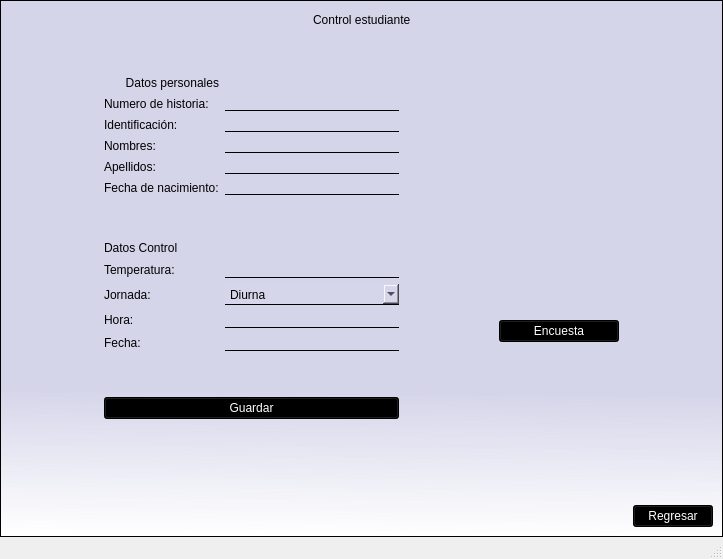
<?xml version="1.0" encoding="UTF-8"?>
<ui version="4.0">
 <class>MainWindow</class>
 <widget class="QMainWindow" name="MainWindow">
  <property name="geometry">
   <rect>
    <x>0</x>
    <y>0</y>
    <width>723</width>
    <height>559</height>
   </rect>
  </property>
  <property name="windowTitle">
   <string>MainWindow</string>
  </property>
  <widget class="QWidget" name="centralwidget">
   <layout class="QVBoxLayout" name="verticalLayout_2">
    <property name="spacing">
     <number>0</number>
    </property>
    <property name="leftMargin">
     <number>0</number>
    </property>
    <property name="topMargin">
     <number>0</number>
    </property>
    <property name="rightMargin">
     <number>0</number>
    </property>
    <property name="bottomMargin">
     <number>0</number>
    </property>
    <item>
     <widget class="QFrame" name="frame">
      <property name="styleSheet">
       <string notr="true">background-color: qlineargradient(spread:pad, x1:0.522, y1:0.516909, x2:0.517, y2:1, stop:0.448864 rgba(65, 63, 205, 37), stop:1 rgba(255, 255, 255, 255));</string>
      </property>
      <property name="frameShape">
       <enum>QFrame::StyledPanel</enum>
      </property>
      <property name="frameShadow">
       <enum>QFrame::Raised</enum>
      </property>
      <layout class="QVBoxLayout" name="verticalLayout_4">
       <item>
        <layout class="QHBoxLayout" name="horizontalLayout_5">
         <item>
          <spacer name="horizontalSpacer_2">
           <property name="orientation">
            <enum>Qt::Horizontal</enum>
           </property>
           <property name="sizeHint" stdset="0">
            <size>
             <width>40</width>
             <height>20</height>
            </size>
           </property>
          </spacer>
         </item>
         <item>
          <widget class="QLabel" name="label">
           <property name="styleSheet">
            <string notr="true">font: 87 18pt &quot;Arial Black&quot;;
color: rgb(0,0,0);
background-color: rgba(0, 0, 0,0%);


</string>
           </property>
           <property name="text">
            <string>Control estudiante</string>
           </property>
          </widget>
         </item>
         <item>
          <spacer name="horizontalSpacer_3">
           <property name="orientation">
            <enum>Qt::Horizontal</enum>
           </property>
           <property name="sizeHint" stdset="0">
            <size>
             <width>40</width>
             <height>20</height>
            </size>
           </property>
          </spacer>
         </item>
        </layout>
       </item>
       <item>
        <spacer name="verticalSpacer_2">
         <property name="orientation">
          <enum>Qt::Vertical</enum>
         </property>
         <property name="sizeHint" stdset="0">
          <size>
           <width>20</width>
           <height>40</height>
          </size>
         </property>
        </spacer>
       </item>
       <item>
        <layout class="QHBoxLayout" name="horizontalLayout_3">
         <item>
          <spacer name="horizontalSpacer">
           <property name="orientation">
            <enum>Qt::Horizontal</enum>
           </property>
           <property name="sizeHint" stdset="0">
            <size>
             <width>40</width>
             <height>20</height>
            </size>
           </property>
          </spacer>
         </item>
         <item>
          <layout class="QVBoxLayout" name="verticalLayout">
           <item>
            <layout class="QHBoxLayout" name="horizontalLayout_2">
             <item>
              <layout class="QGridLayout" name="gridLayout">
               <item row="0" column="0">
                <widget class="QLabel" name="label_6">
                 <property name="styleSheet">
                  <string notr="true">
font: 87 11pt &quot;Arial Black&quot;;
color: rgb(0,0,0);
background-color: rgba(0, 0, 0,0%);</string>
                 </property>
                 <property name="text">
                  <string>Datos personales</string>
                 </property>
                 <property name="alignment">
                  <set>Qt::AlignRight|Qt::AlignTrailing|Qt::AlignVCenter</set>
                 </property>
                </widget>
               </item>
               <item row="8" column="1">
                <widget class="QLineEdit" name="ContTempe">
                 <property name="styleSheet">
                  <string notr="true">background-color: rgba(0, 0, 0,0%);
border: none;
font: 87 11pt &quot;Arial&quot;;
border-bottom: 1px solid black;</string>
                 </property>
                </widget>
               </item>
               <item row="3" column="1">
                <widget class="QLabel" name="HisNombre">
                 <property name="styleSheet">
                  <string notr="true">background-color: rgba(0, 0, 0,0%);
border: none;
font: 87 11pt &quot;Arial&quot;;
border-bottom: 1px solid black;</string>
                 </property>
                 <property name="text">
                  <string/>
                 </property>
                </widget>
               </item>
               <item row="3" column="0">
                <widget class="QLabel" name="label_10">
                 <property name="styleSheet">
                  <string notr="true">background-color: rgba(0, 0, 0,0%);
font: 87 11pt &quot;Arial &quot;;
color: rgb(0,0,0);</string>
                 </property>
                 <property name="text">
                  <string>Nombres:</string>
                 </property>
                 <property name="alignment">
                  <set>Qt::AlignLeading|Qt::AlignLeft|Qt::AlignVCenter</set>
                 </property>
                </widget>
               </item>
               <item row="4" column="0">
                <widget class="QLabel" name="label_11">
                 <property name="styleSheet">
                  <string notr="true">
background-color: rgba(0, 0, 0,0%);
font: 87 11pt &quot;Arial &quot;;
color: rgb(0,0,0);</string>
                 </property>
                 <property name="text">
                  <string>Apellidos:</string>
                 </property>
                 <property name="alignment">
                  <set>Qt::AlignLeading|Qt::AlignLeft|Qt::AlignVCenter</set>
                 </property>
                </widget>
               </item>
               <item row="2" column="0">
                <widget class="QLabel" name="label_9">
                 <property name="styleSheet">
                  <string notr="true">background-color: rgba(0, 0, 0,0%);
font: 87 11pt &quot;Arial &quot;;
color: rgb(0,0,0);</string>
                 </property>
                 <property name="text">
                  <string>Identificación:</string>
                 </property>
                 <property name="alignment">
                  <set>Qt::AlignLeading|Qt::AlignLeft|Qt::AlignVCenter</set>
                 </property>
                </widget>
               </item>
               <item row="8" column="0">
                <widget class="QLabel" name="label_5">
                 <property name="styleSheet">
                  <string notr="true">
font: 87 11pt &quot;Arial&quot;;
color: rgb(0,0,0);
background-color: rgba(0, 0, 0,0%);</string>
                 </property>
                 <property name="text">
                  <string>Temperatura:</string>
                 </property>
                 <property name="alignment">
                  <set>Qt::AlignLeading|Qt::AlignLeft|Qt::AlignVCenter</set>
                 </property>
                </widget>
               </item>
               <item row="5" column="1">
                <widget class="QLabel" name="HisFechaNac">
                 <property name="styleSheet">
                  <string notr="true">background-color: rgba(0, 0, 0,0%);
border: none;
font: 87 11pt &quot;Arial&quot;;
border-bottom: 1px solid black;</string>
                 </property>
                 <property name="text">
                  <string/>
                 </property>
                </widget>
               </item>
               <item row="4" column="1">
                <widget class="QLabel" name="HisApellido">
                 <property name="styleSheet">
                  <string notr="true">background-color: rgba(0, 0, 0,0%);
border: none;
font: 87 11pt &quot;Arial&quot;;
border-bottom: 1px solid black;
</string>
                 </property>
                 <property name="text">
                  <string/>
                 </property>
                </widget>
               </item>
               <item row="5" column="0">
                <widget class="QLabel" name="label_8">
                 <property name="styleSheet">
                  <string notr="true">background-color: rgba(0, 0, 0,0%);
font: 87 11pt &quot;Arial &quot;;
color: rgb(0,0,0);</string>
                 </property>
                 <property name="text">
                  <string>Fecha de nacimiento:</string>
                 </property>
                 <property name="alignment">
                  <set>Qt::AlignLeading|Qt::AlignLeft|Qt::AlignVCenter</set>
                 </property>
                </widget>
               </item>
               <item row="1" column="1">
                <widget class="QLabel" name="HisNumHis">
                 <property name="styleSheet">
                  <string notr="true">background-color: rgba(0, 0, 0,0%);
border: none;
font: 87 11pt &quot;Arial&quot;;
border-bottom: 1px solid black;</string>
                 </property>
                 <property name="text">
                  <string/>
                 </property>
                </widget>
               </item>
               <item row="2" column="1">
                <widget class="QLabel" name="HisIdenti">
                 <property name="styleSheet">
                  <string notr="true">background-color: rgba(0, 0, 0,0%);
border: none;
font: 87 11pt &quot;Arial&quot;;
border-bottom: 1px solid black;
</string>
                 </property>
                 <property name="text">
                  <string/>
                 </property>
                </widget>
               </item>
               <item row="1" column="0">
                <widget class="QLabel" name="label_7">
                 <property name="styleSheet">
                  <string notr="true">font: 87 11pt &quot;Arial &quot;;
color: rgb(0,0,0);
background-color: rgba(0, 0, 0,0%);</string>
                 </property>
                 <property name="text">
                  <string>Numero de historia:</string>
                 </property>
                 <property name="alignment">
                  <set>Qt::AlignLeading|Qt::AlignLeft|Qt::AlignVCenter</set>
                 </property>
                </widget>
               </item>
               <item row="10" column="1">
                <widget class="QLineEdit" name="ContHora">
                 <property name="styleSheet">
                  <string notr="true">background-color: rgba(0, 0, 0,0%);
border: none;
font: 87 11pt &quot;Arial&quot;;
border-bottom: 1px solid black;</string>
                 </property>
                </widget>
               </item>
               <item row="9" column="1">
                <widget class="QComboBox" name="ContComJorn">
                 <property name="minimumSize">
                  <size>
                   <width>174</width>
                   <height>21</height>
                  </size>
                 </property>
                 <property name="styleSheet">
                  <string notr="true">background-color: rgb(214, 214, 235);
border: none;
font: 87 11pt &quot;Arial&quot;;
border-bottom: 1px solid black;
</string>
                 </property>
                 <item>
                  <property name="text">
                   <string>Diurna</string>
                  </property>
                 </item>
                 <item>
                  <property name="text">
                   <string>Nocturna</string>
                  </property>
                 </item>
                </widget>
               </item>
               <item row="9" column="0">
                <widget class="QLabel" name="label_4">
                 <property name="styleSheet">
                  <string notr="true">
font: 87 11pt &quot;Arial &quot;;
color: rgb(0,0,0);
background-color: rgba(0, 0, 0,0%);</string>
                 </property>
                 <property name="text">
                  <string>Jornada:</string>
                 </property>
                 <property name="alignment">
                  <set>Qt::AlignLeading|Qt::AlignLeft|Qt::AlignVCenter</set>
                 </property>
                </widget>
               </item>
               <item row="7" column="0">
                <widget class="QLabel" name="label_13">
                 <property name="styleSheet">
                  <string notr="true">
font: 87 11pt &quot;Arial Black&quot;;
color: rgb(0,0,0);
background-color: rgba(0, 0, 0,0%);</string>
                 </property>
                 <property name="text">
                  <string>Datos Control</string>
                 </property>
                 <property name="alignment">
                  <set>Qt::AlignLeading|Qt::AlignLeft|Qt::AlignVCenter</set>
                 </property>
                </widget>
               </item>
               <item row="11" column="0">
                <widget class="QLabel" name="label_12">
                 <property name="styleSheet">
                  <string notr="true">
font: 87 11pt &quot;Arial&quot;;
color: rgb(0,0,0);
background-color: rgba(0, 0, 0,0%);</string>
                 </property>
                 <property name="text">
                  <string>Fecha:</string>
                 </property>
                 <property name="alignment">
                  <set>Qt::AlignLeading|Qt::AlignLeft|Qt::AlignVCenter</set>
                 </property>
                </widget>
               </item>
               <item row="10" column="0">
                <widget class="QLabel" name="label_3">
                 <property name="styleSheet">
                  <string notr="true">
font: 87 11pt &quot;Arial &quot;;
color: rgb(0,0,0);
background-color: rgba(0, 0, 0,0%);</string>
                 </property>
                 <property name="text">
                  <string>Hora:</string>
                 </property>
                 <property name="alignment">
                  <set>Qt::AlignLeading|Qt::AlignLeft|Qt::AlignVCenter</set>
                 </property>
                </widget>
               </item>
               <item row="11" column="1">
                <widget class="QLineEdit" name="ContFecha">
                 <property name="styleSheet">
                  <string notr="true">background-color: rgba(0, 0, 0,0%);
border: none;
font: 87 11pt &quot;Arial&quot;;
border-bottom: 1px solid black;</string>
                 </property>
                </widget>
               </item>
               <item row="6" column="0">
                <spacer name="verticalSpacer_6">
                 <property name="orientation">
                  <enum>Qt::Vertical</enum>
                 </property>
                 <property name="sizeHint" stdset="0">
                  <size>
                   <width>20</width>
                   <height>40</height>
                  </size>
                 </property>
                </spacer>
               </item>
              </layout>
             </item>
            </layout>
           </item>
           <item>
            <spacer name="verticalSpacer_5">
             <property name="orientation">
              <enum>Qt::Vertical</enum>
             </property>
             <property name="sizeHint" stdset="0">
              <size>
               <width>20</width>
               <height>40</height>
              </size>
             </property>
            </spacer>
           </item>
           <item>
            <widget class="QPushButton" name="ContBotGuardar">
             <property name="styleSheet">
              <string notr="true">QPushButton{
	
	background-color: rgb(0, 0, 0);
	font: 87 13pt &quot;Arial Black&quot;;
	color: rgb(255, 255, 255);
}

QPushButton:hover{

	background-color:#00aaff;
	font: 87 13pt &quot;Arial Black&quot;;
	color: rgb(0, 0, 0);

}</string>
             </property>
             <property name="text">
              <string>Guardar</string>
             </property>
            </widget>
           </item>
           <item>
            <spacer name="verticalSpacer">
             <property name="orientation">
              <enum>Qt::Vertical</enum>
             </property>
             <property name="sizeHint" stdset="0">
              <size>
               <width>20</width>
               <height>40</height>
              </size>
             </property>
            </spacer>
           </item>
          </layout>
         </item>
         <item>
          <spacer name="horizontalSpacer_4">
           <property name="orientation">
            <enum>Qt::Horizontal</enum>
           </property>
           <property name="sizeHint" stdset="0">
            <size>
             <width>40</width>
             <height>20</height>
            </size>
           </property>
          </spacer>
         </item>
         <item>
          <layout class="QVBoxLayout" name="verticalLayout_3">
           <item>
            <spacer name="verticalSpacer_8">
             <property name="orientation">
              <enum>Qt::Vertical</enum>
             </property>
             <property name="sizeType">
              <enum>QSizePolicy::Expanding</enum>
             </property>
             <property name="sizeHint" stdset="0">
              <size>
               <width>20</width>
               <height>40</height>
              </size>
             </property>
            </spacer>
           </item>
           <item>
            <widget class="QLabel" name="label_2">
             <property name="minimumSize">
              <size>
               <width>120</width>
               <height>120</height>
              </size>
             </property>
             <property name="styleSheet">
              <string notr="true">background-color: rgba(0, 0, 0,0%);
</string>
             </property>
             <property name="text">
              <string>&lt;html&gt;&lt;head/&gt;&lt;body&gt;&lt;p&gt;&lt;img src=&quot;:/cct/imagenes/klipartz.com (27).png&quot;/&gt;&lt;/p&gt;&lt;/body&gt;&lt;/html&gt;</string>
             </property>
             <property name="alignment">
              <set>Qt::AlignCenter</set>
             </property>
            </widget>
           </item>
           <item>
            <widget class="QPushButton" name="ContBotRegresar_2">
             <property name="styleSheet">
              <string notr="true">QPushButton{
	
	background-color: rgb(0, 0, 0);
	font: 87 13pt &quot;Arial Black&quot;;
	color: rgb(255, 255, 255);
}

QPushButton:hover{

	background-color:#00aaff;
	font: 87 13pt &quot;Arial Black&quot;;
	color: rgb(0, 0, 0);

}</string>
             </property>
             <property name="text">
              <string>Encuesta</string>
             </property>
            </widget>
           </item>
           <item>
            <spacer name="verticalSpacer_4">
             <property name="orientation">
              <enum>Qt::Vertical</enum>
             </property>
             <property name="sizeType">
              <enum>QSizePolicy::Expanding</enum>
             </property>
             <property name="sizeHint" stdset="0">
              <size>
               <width>20</width>
               <height>28</height>
              </size>
             </property>
            </spacer>
           </item>
          </layout>
         </item>
         <item>
          <spacer name="horizontalSpacer_5">
           <property name="orientation">
            <enum>Qt::Horizontal</enum>
           </property>
           <property name="sizeHint" stdset="0">
            <size>
             <width>40</width>
             <height>20</height>
            </size>
           </property>
          </spacer>
         </item>
        </layout>
       </item>
       <item>
        <spacer name="verticalSpacer_3">
         <property name="orientation">
          <enum>Qt::Vertical</enum>
         </property>
         <property name="sizeHint" stdset="0">
          <size>
           <width>20</width>
           <height>40</height>
          </size>
         </property>
        </spacer>
       </item>
       <item>
        <layout class="QHBoxLayout" name="horizontalLayout">
         <item>
          <spacer name="horizontalSpacer_6">
           <property name="orientation">
            <enum>Qt::Horizontal</enum>
           </property>
           <property name="sizeHint" stdset="0">
            <size>
             <width>40</width>
             <height>20</height>
            </size>
           </property>
          </spacer>
         </item>
         <item>
          <widget class="QPushButton" name="ContBotRegresar">
           <property name="styleSheet">
            <string notr="true">QPushButton{
	
	background-color: rgb(0, 0, 0);
	font: 87 13pt &quot;Arial Black&quot;;
	color: rgb(255, 255, 255);
}

QPushButton:hover{

	background-color:#00aaff;
	font: 87 13pt &quot;Arial Black&quot;;
	color: rgb(0, 0, 0);

}</string>
           </property>
           <property name="text">
            <string>Regresar</string>
           </property>
          </widget>
         </item>
        </layout>
       </item>
      </layout>
     </widget>
    </item>
   </layout>
  </widget>
  <widget class="QStatusBar" name="statusbar"/>
 </widget>
 <resources>
  <include location="logo.qrc"/>
 </resources>
 <connections/>
</ui>
